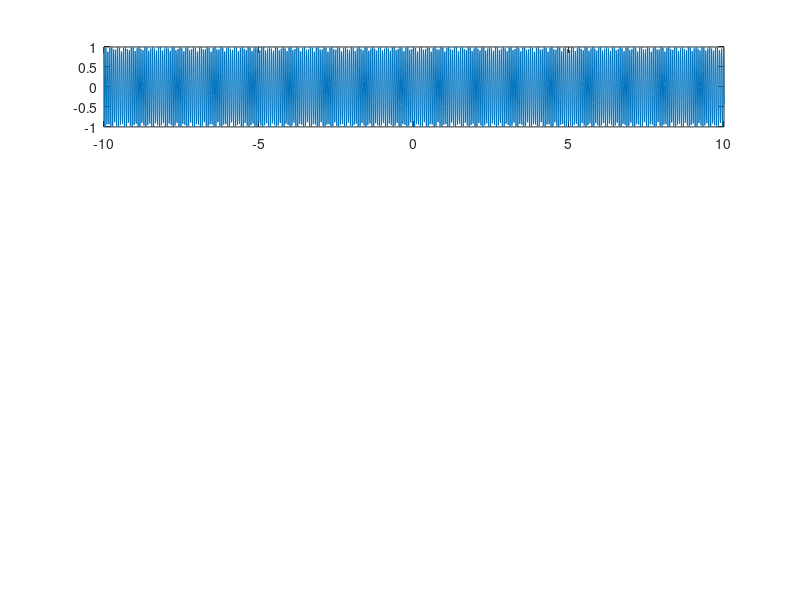

MATLAB code for this plot:
%B?L??ESCU IONU?-MARIUS 322CD

t = -10 : 0.01 : 10 ;

u = cos(100*t + pi/3);
subplot(4, 1, 1);
plot(t, u);
K = 20;
t2 = 0 : 0.01 : 10;
for i = 0 : 2
    K = 20 + i * 40;
    h = exp(-K*t);
    y = conv(u, h, 'same');
    subplot(4, 1, i + 2);
    plot(t, y);
end
%Se analizeaza doua domenii:unul la stanga lui 0 si unul la dreapta 
%lui 0, in ceea ce priveste timpul
%La valori mai mici decat 0, semnalul este foarte instabil(din cauza
%puterii exponentialei), deci cu cat creste K, semnalul scapa de sub
%control(amplitudinea creste exponential(functie exponentiala :D) si
%defazajul este foarte mic
%Pe domeniul pozitiv lucrurile se linistesc; cu cat K este ales mai mare,
%cu atat mai usor se stabilizeaza sistemul. Amplitudinea este amortizata
%complet(aproape instant in toate cazurile).